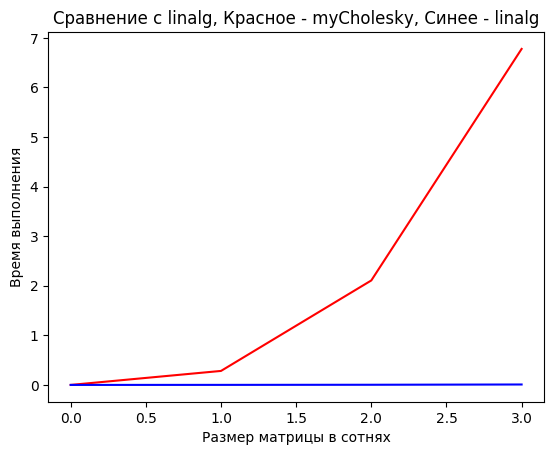

Source code (Python):
import numpy as np
import math
import time
import matplotlib.pyplot as plt

def accuracy(a, b):
	res = 0
	n = np.size(a)
	for i in range(n):
		res += (a[i] - b[i])**2
	return sqrt(res)

def toFixed(num, digits=0):
    return f"{num:.{digits}f}"

def diagDomination(A):
    n = np.size(A[0])
    for i in range(n):
        jmax = 0
        max = 0
        for j in range(n):
            if abs(A[i][j]) > abs(max):
                max = A[i][j]
                jmax = j
        if A[i][i] != A[i][jmax]:
            A[i][i], A[i][jmax] = A[i][jmax], A[i][i]
    return A

def Cholesky(A, f):
	n = len(f)
	L = np.zeros((n, n))
	for i in range(n):
		for k in range(i + 1):
			tmp = sum(L[i][j] * L[k][j] for j in range(k))
			if i == k:
				L[i][k] = math.sqrt(A[i][i] - tmp)
			else:
				L[i][k] = (1.0 / L[k][k] * (A[i][k] - tmp))
	U = np.transpose(L)
	y = np.zeros(n)
	x = np.zeros(n)
	for i in range(n - 1, -1, -1):
		y[i] = f[i]
		for j in range(i + 1, n):
			y[i] -= L[i][j] * y[j]
	for i in range(n - 1, -1, -1):
		x[i] = y[i]
		for j in range(i + 1, n):
			x[i] -= U[i][j] * x[j]
	return x

n = 100
i = 0
res_cholesky = [0.0]
res_linalg = [0.0]
while True:
	B = np.random.rand(n, n)
	B = diagDomination(B)
	Bt = B.transpose()
	A = np.dot(Bt, B)
	f = np.random.rand(n)
	x = np.zeros(n)

	start_time = time.time()
	x = Cholesky(A, f)
	res_cholesky.append(float(toFixed(time.time() - start_time, 19)))

	start_time = time.time()
	x = np.zeros(n)
	y = np.zeros(n)
	L1 = np.linalg.cholesky(A)
	U1 = np.transpose(L1)
	y = np.linalg.solve(L1, f)
	x = np.linalg.solve(U1, y)
	res_linalg.append(float(toFixed(time.time() - start_time, 19)))
	n += 100
	if res_cholesky[i] > 1 or res_linalg[i] > 1:
		break
	i += 1

fig, ax = plt.subplots()
ax.set(facecolor = 'white',
	title = 'Сравнение с linalg, Красное - myCholesky, Синее - linalg',
	xlabel = 'Размер матрицы в сотнях',
	ylabel = 'Время выполнения')
ax.plot(res_cholesky, color = 'r')
ax.plot(res_linalg, color = 'b')
plt.savefig('cholesky.png', bbox_inches='tight')
plt.show()
